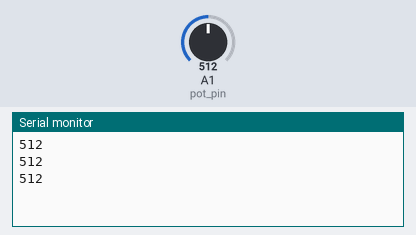
This sketch was run on a simulated Arduino Uno, built with avr-gcc and run on an emulated ATmega328P. Parts: the last lines printed to the serial monitor. The test bench sets the inputs (shaded band); at power-on: A1 (pot_pin) = 512.

Above: at 1.3 s.
1.4 s: A1 (pot_pin) set to 716
At 1.9 s:
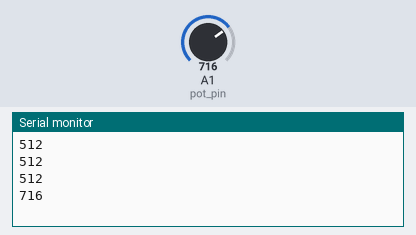
2.9 s: A1 (pot_pin) set to 900
At 3.4 s:
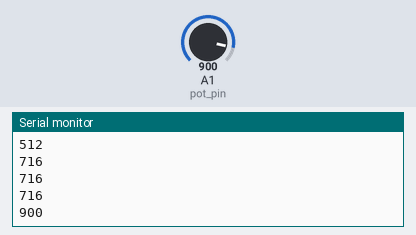
Timing chart, 0 to 5.9 s (numbered marks = the images above; inputs shaded):
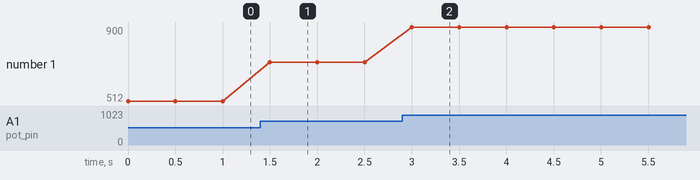

Measured:
- after the input at 1.4 s, the serial monitor: prints a new line after 0.10 s (image 1)
- after the input at 2.9 s, the serial monitor: prints a new line after 0.10 s (image 2)
- plotted number 1: 512 → 716 after the input at 1.4 s, 716 → 900 after the input at 2.9 s

The sketch:

code.ino
```cpp
const int pot_pin = 1;

void setup ()
{
  Serial.begin(9600);
}

void loop ()
{
  int val;

  val = analogRead(pot_pin);
  Serial.println(val);
  delay(500);
}
```
